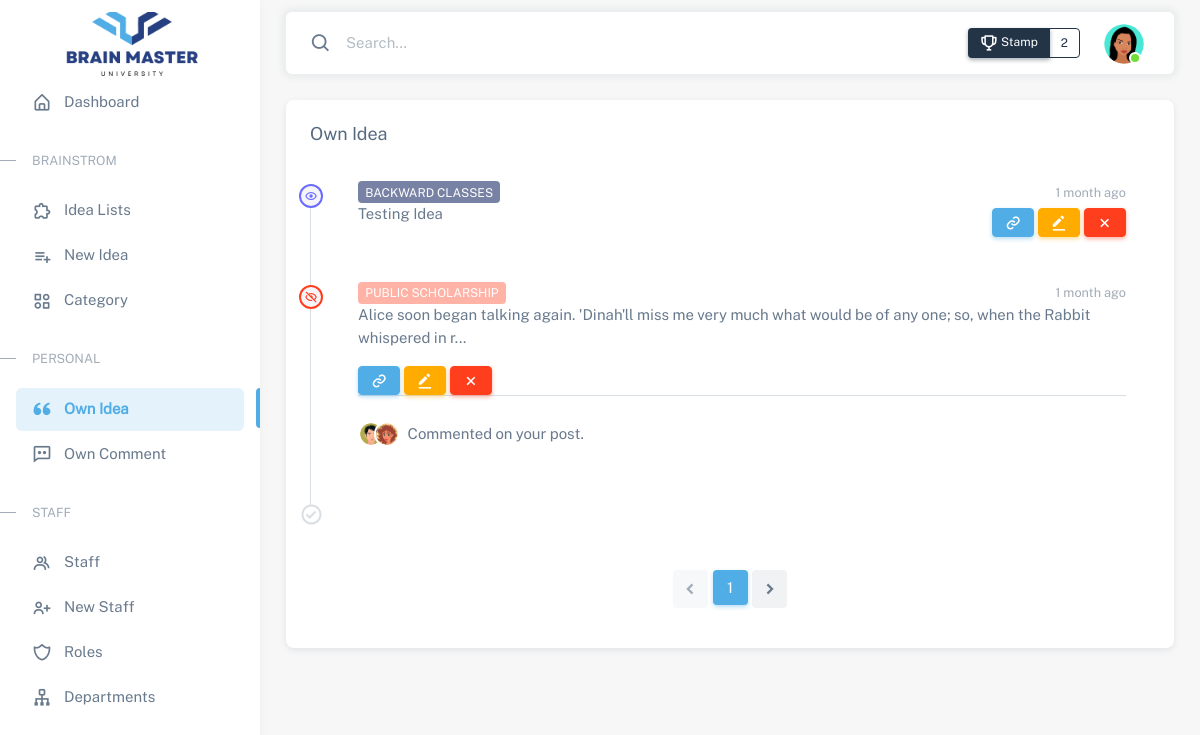
Page /own_idea_list.php (signed in) on the committed database.
### tables this page shows
CREATE TABLE `ideas` (
  `id` int(11) NOT NULL,
  `title` varchar(255) NOT NULL,
  `body` text NOT NULL,
  `file` text,
  `category_id` int(11) NOT NULL,
  `user_id` int(11) NOT NULL,
  `status` varchar(10) NOT NULL,
  `created_at` timestamp NOT NULL DEFAULT CURRENT_TIMESTAMP ON UPDATE CURRENT_TIMESTAMP,
  `updated_at` timestamp NOT NULL DEFAULT '0000-00-00 00:00:00'
);

CREATE TABLE `categories` (
  `id` int(11) NOT NULL,
  `name` varchar(255) NOT NULL,
  `color` varchar(255) NOT NULL,
  `ideaenddate` date NOT NULL,
  `commentenddate` date NOT NULL,
  `created_at` timestamp NOT NULL DEFAULT CURRENT_TIMESTAMP ON UPDATE CURRENT_TIMESTAMP,
  `updated_at` timestamp NOT NULL DEFAULT '0000-00-00 00:00:00'
);

CREATE TABLE `comments` (
  `id` int(11) NOT NULL,
  `body` text NOT NULL,
  `status` varchar(255) NOT NULL DEFAULT 'show',
  `idea_id` int(11) NOT NULL,
  `user_id` int(11) NOT NULL,
  `created_at` timestamp NOT NULL DEFAULT CURRENT_TIMESTAMP ON UPDATE CURRENT_TIMESTAMP,
  `updated_at` timestamp NOT NULL DEFAULT '0000-00-00 00:00:00'
);

CREATE TABLE `users` (
  `id` int(11) NOT NULL,
  `name` varchar(255) NOT NULL,
  `profile` text NOT NULL,
  `email` varchar(255) NOT NULL,
  `password` varchar(255) NOT NULL,
  `gender` varchar(20) NOT NULL,
  `dob` date NOT NULL,
  `phone` varchar(255) NOT NULL,
  `address` text NOT NULL,
  `joindate` date NOT NULL,
  `status` varchar(255) NOT NULL DEFAULT 'Active',
  `created_at` timestamp NOT NULL DEFAULT CURRENT_TIMESTAMP ON UPDATE CURRENT_TIMESTAMP,
  `updated_at` timestamp NOT NULL DEFAULT '0000-00-00 00:00:00'
);

### own_idea_list.php (the view, shortened to what this page needs)
<?php
	require 'header.php';
    include("confs/config.php");
    $sess_userid = $_SESSION['sess_user']['id'];
    function time_since($datetime, $full = false) {
        $now = new DateTime;
        $ago = new DateTime($datetime);
        $diff = $now->diff($ago);
        $diff->w = floor($diff->d / 7);
        $diff->d -= $diff->w * 7;
        $string = array(
            'y' => 'year',
            'm' => 'month',
            'w' => 'week',
            'd' => 'day',
            'h' => 'hour',
            'i' => 'minute',
            's' => 'second',
        );
        foreach ($string as $k => &$v) {
            if ($diff->$k) {
                $v = $diff->$k . ' ' . $v . ($diff->$k > 1 ? 's' : '');
            } else {
                unset($string[$k]);
            }
        }
        if (!$full) $string = array_slice($string, 0, 1);
        return $string ? implode(', ', $string) . ' ago' : 'just now';
    }
    if (isset($_GET['page_no']) && $_GET['page_no']!="") {
        $page_no = $_GET['page_no'];
    }
    else {
        $page_no = 1;
    }
    $total_records_per_page = 5;
    $offset = ($page_no-1) * $total_records_per_page;
    $previous_page = $page_no - 1;
    $next_page = $page_no + 1;
    $result_count = mysqli_query($conn,"SELECT COUNT(*) As total_records FROM `ideas` WHERE `user_id` = $sess_userid");
    $total_records = mysqli_fetch_array($result_count);
    $total_records = $total_records['total_records'];
    $total_no_of_pages = ceil($total_records / $total_records_per_page);
    $own_ideas_select="SELECT ideas.*, categories.id as cid, categories.name as cname, categories.color as ccolor, users.name as uname, users.profile as uprofile, positions.name as pname from ideas
            LEFT JOIN categories ON ideas.category_id = categories.id
            LEFT JOIN users ON ideas.user_id = users.id
            LEFT JOIN position_user ON users.id = position_user.user_id
            LEFT JOIN positions ON position_user.position_id = positions.id
            WHERE ideas.user_id = $sess_userid
            ORDER BY ideas.created_at DESC
            LIMIT $offset, $total_records_per_page";
    $own_ideas_query=mysqli_query($conn,$own_ideas_select);
    $own_ideas_count=mysqli_num_rows($own_ideas_query);
    $own_ideas=mysqli_fetch_all($own_ideas_query);
?>
    <div class="layout-wrapper layout-content-navbar">
        <div class="layout-container">
            <?php require 'app_sidebar.php' ?>
            <div class="layout-page">
                <?php require 'app_header.php' ?>
                <div class="container-xxl flex-grow-1 container-p-y">
                    <?php if($own_ideas_count > 0): ?>
                    <div class="row">
                        <div class="col-12">
                            <div class="card">
                                <div class="card-header">
                                    <h5 class="d-inline-block"> Own Idea </h5>
                                </div>
                                <div class="card-body">
                                    <ul class="timeline">
                                    <?php
                                        foreach($own_ideas as $key => $own_idea):
                                        $own_idea_id = $own_idea[0];
                                        $own_idea_name = $own_idea[1];
                                        $own_idea_status = $own_idea[6];
                                        $own_idea_created_at = time_since($own_idea[7]);
                                        $own_idea_category_name = $own_idea[10];
                                        $own_idea_category_color = $own_idea[11];
                                        if (strlen($own_idea_name) > 120){
                                            $own_idea_title = substr($own_idea_name, 0, 120).'...';
                                        }
                                        else{
                                            $own_idea_title = $own_idea_name;
                                        }
                                    ?>
                                    <li class="timeline-item timeline-item-transparent">
                                        <?php if($own_idea_status == "on"): ?>
                                            <span class="timeline-indicator timeline-indicator-danger">
                                                <i class='bx bx-hide' ></i>
                                            </span>
                                        <?php else: ?>
                                            <span class="timeline-indicator timeline-indicator-primary">
                                                <i class='bx bx-show'></i>
                                            </span>
                                        <?php
                                            endif;
                                        ?>
                                        <div class="timeline-event">
                                            <div class="timeline-header">
                                                <span class="mb-0 badge" style="background-color: <?= $own_idea_category_color; ?> "> <?= $own_idea_category_name; ?> </span>
                                                <small class="text-muted"> <?= $own_idea_created_at; ?> </small>
                                            </div>
                                            <ul class="list-group list-group-flush">
                                                <li class="list-group-item d-flex justify-content-between align-items-center flex-wrap border-top-0 p-0">
                                                    <p class="ideatitlehover">
                                                        <?= $own_idea_title; ?>
                                                    </p>
                                                    <div>
                                                        <a href="idea.php?id=<?= $own_idea_id; ?>" class="btn btn-primary btn-sm my-sm-0 my-3" data-bs-toggle="tooltip" data-popup="tooltip-custom" data-bs-placement="bottom" title="Detail">
                                                            <i class='bx bx-link' ></i>
                                                        </a>
                                                        <a href="idea_edit.php?id=<?= $own_idea_id; ?>" class="btn btn-warning btn-sm my-sm-0 my-3" data-bs-toggle="tooltip" data-popup="tooltip-custom" data-bs-placement="bottom" title="Edit">
                                                            <i class='bx bxs-edit-alt' ></i>
                                                        </a>
                                                        <button type="button" class="btn btn-danger btn-sm my-sm-0 my-3 removeBtn" data-bs-toggle="tooltip" data-popup="tooltip-custom" data-bs-placement="bottom" title="Remove" data-id="<?= $own_idea_id; ?>">
                                                            <i class='bx bx-x' ></i>
                                                        </button>
                                                    </div>
                                                </li>
                                                <?php
                                                    $comment_select="SELECT comments.*, users.id as uid, users.name as uname, users.profile as uprofile, positions.name as pname
                                                        FROM comments
                                                        LEFT JOIN users ON comments.user_id = users.id
                                                        LEFT JOIN position_user ON users.id = position_user.user_id
                                                        LEFT JOIN positions ON position_user.position_id = positions.id
                                                        WHERE comments.idea_id = '$own_idea_id'
                                                        AND comments.user_id != '$sess_userid'
                                                        ORDER BY comments.created_at DESC
                                                        ";
                                                    $comment_query=mysqli_query($conn,$comment_select);
                                                    $comment_count=mysqli_num_rows($comment_query);
                                                    $idea_comments=mysqli_fetch_all($comment_query);
                                                    if($comment_count > 0){
                                                ?>
                                                <li class="list-group-item d-flex justify-content-between align-items-center flex-wrap pb-0 px-0">
                                                    <div class="d-flex flex-wrap align-items-center">
                                                        <ul class="list-unstyled users-list d-flex align-items-center avatar-group m-0 my-3 me-2">
                                                            <?php
                                                                foreach($idea_comments as $idea_comment):
                                                                $comment_user = $idea_comment[8];
                                                                $comment_userprofile = $idea_comment[9];
                                                            ?>
                                                            <li data-bs-toggle="tooltip" data-popup="tooltip-custom" data-bs-placement="top" title="<?= $comment_user; ?>" class="avatar avatar-xs pull-up">
                                                                <img class="rounded-circle" src="<?= $comment_userprofile; ?>" alt="Avatar" />
                                                            </li>
                                                            <?php endforeach; ?>
                                                        </ul>
                                                        <span>Commented on your post.</span>
                                                    </div>
                                                </li>
                                                <?php } ?>
                                            </ul>
                                        </div>
                                    </li>
                                    <?php
                                        endforeach;
                                    ?>
                                        <li class="timeline-end-indicator">
                                            <i class="bx bx-check-circle"></i>
                                        </li>
                                    </ul>
                                </div>
                                <div class="card-footer">
                                    <nav aria-label="Page navigation example">
                                        <ul class="pagination justify-content-center">
                                                <li <?php if ($page_no <= 1)
                                            {
                                                echo "class='page-item disabled'";
                                            } ?>>
                                                <a class='page-link' <?php if ($page_no > 1)
                                            {
                                                echo "href='?page_no=$previous_page'";
                                            } ?>> <i class='bx bxs-chevron-left'></i> </a>
                                                </li>
                                                <?php
                                            if ($total_no_of_pages <= 10)
                                            {
                                                for ($counter = 1;$counter <= $total_no_of_pages;$counter++)
                                                {
                                                    if ($counter == $page_no)
                                                    {
                                                        echo "<li class='page-item active'><a class='page-link'>$counter</a></li>";
                                                    }
                                                    else
                                                    {
                                                        echo "<li class='page-item'>
                                                                <a class='page-link' href='?page_no=$counter'>$counter</a>
                                                            </li>";
                                                    }
                                                }
                                            }
                                            ?>
                                                <li class='page-item' <?php if ($page_no >= $total_no_of_pages)
                                            {
                                                echo "class='page-item disabled'";
                                            } ?>>
                                                <a class='page-link'<?php if ($page_no < $total_no_of_pages)
                                            {
                                                echo "href='?page_no=$next_page'";
                                            } ?>> <i class='bx bxs-chevron-right'></i> </a>
                                                </li>
                                        </ul>
                                    </nav>
                                </div>
                            </div>
                        </div>
                    </div>
                    <?php endif; ?>
                </div>
            </div>
        </div>
    </div>
<?php
	require 'footer.php';
?>

### rows in the picture
ideas: status "off" (drawn), category.name "BACKWARD CLASSES", created_at "1 month ago", title "Testing Idea"
ideas: status "on" (drawn), category.name "PUBLIC SCHOLARSHIP", created_at "1 month ago", title "Alice soon began talking again. 'Dinah'll miss me very much what would be of any one; so, when the Rabbit whispered in r..."
comments: user.profile (picture)
comments: user.profile (picture)

### other values in the picture
$stamp "2"
